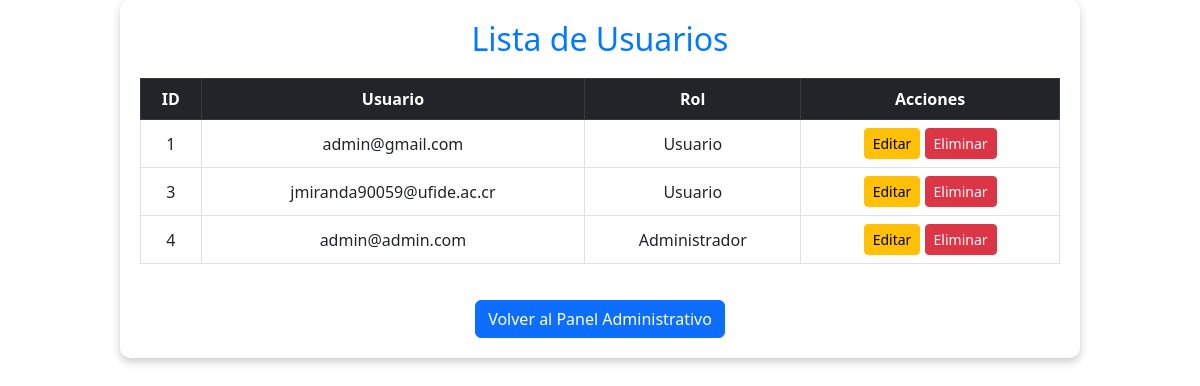
Page /VerUsuarios.php (signed in) on the committed database.
### tables this page shows
CREATE TABLE `usuarios` (
  `id` int(11) NOT NULL,
  `username` varchar(50) NOT NULL,
  `password` varchar(255) NOT NULL,
  `rol` int(11) NOT NULL DEFAULT 2
);

### VerUsuarios.php (the view, shortened to what this page needs)
<?php
include('db_connection.php');
$query = "SELECT id, username, rol FROM usuarios";
$result = $conn->query($query);
?>
<!DOCTYPE html>
<html lang="es">
<head>
    <link href="https://cdn.jsdelivr.net/npm/bootstrap@5.3.0-alpha3/dist/css/bootstrap.min.css" rel="stylesheet">
</head>
<body>
    <div class="table-container">
        <h2>Lista de Usuarios</h2>
        <div class="table-responsive">
            <table class="table table-hover table-bordered text-center align-middle">
                <thead class="table-dark">
                    <tr>
                        <th>ID</th>
                        <th>Usuario</th>
                        <th>Rol</th>
                        <th>Acciones</th>
                    </tr>
                </thead>
                <tbody>
                    <?php while ($row = $result->fetch_assoc()): ?>
                        <tr>
                            <td><?= htmlspecialchars($row['id']) ?></td>
                            <td><?= htmlspecialchars($row['username']) ?></td>
                            <td>
                                <?= $row['rol'] == 1 ? 'Administrador' : 'Usuario' ?>
                            </td>
                            <td>
                                <a href="EditarUsuario.php?id=<?= $row['id'] ?>" class="btn btn-warning btn-sm">Editar</a>
                                <a href="EliminarUsuario.php?id=<?= $row['id'] ?>" class="btn btn-danger btn-sm" onclick="return confirm('¿Estás seguro de eliminar este usuario?')">Eliminar</a>
                            </td>
                        </tr>
                    <?php endwhile; ?>
                </tbody>
            </table>
        </div>
        <div class="btn-volver">
            <a href="administrativo.php" class="btn btn-primary">Volver al Panel Administrativo</a>
        </div>
    </div>
</body>
</html>

### VerUsuarios.php (style rules this page uses)
.table-container { max-width: 80%; margin: 0 auto; box-shadow: 0 4px 8px rgba(0, 0, 0, 0.2); border-radius: 10px; padding: 20px; background-color: #fff; }
.table-container h2 { text-align: center; color: #007bff; margin-bottom: 20px; }
.btn-volver { margin-top: 20px; display: block; text-align: center; }

### rows in the picture
usuarios: id "1", username "admin@gmail.com", rol "Usuario"
usuarios: id "3", username "jmiranda90059@ufide.ac.cr", rol "Usuario"
usuarios: id "4", username "admin@admin.com", rol "Administrador"
